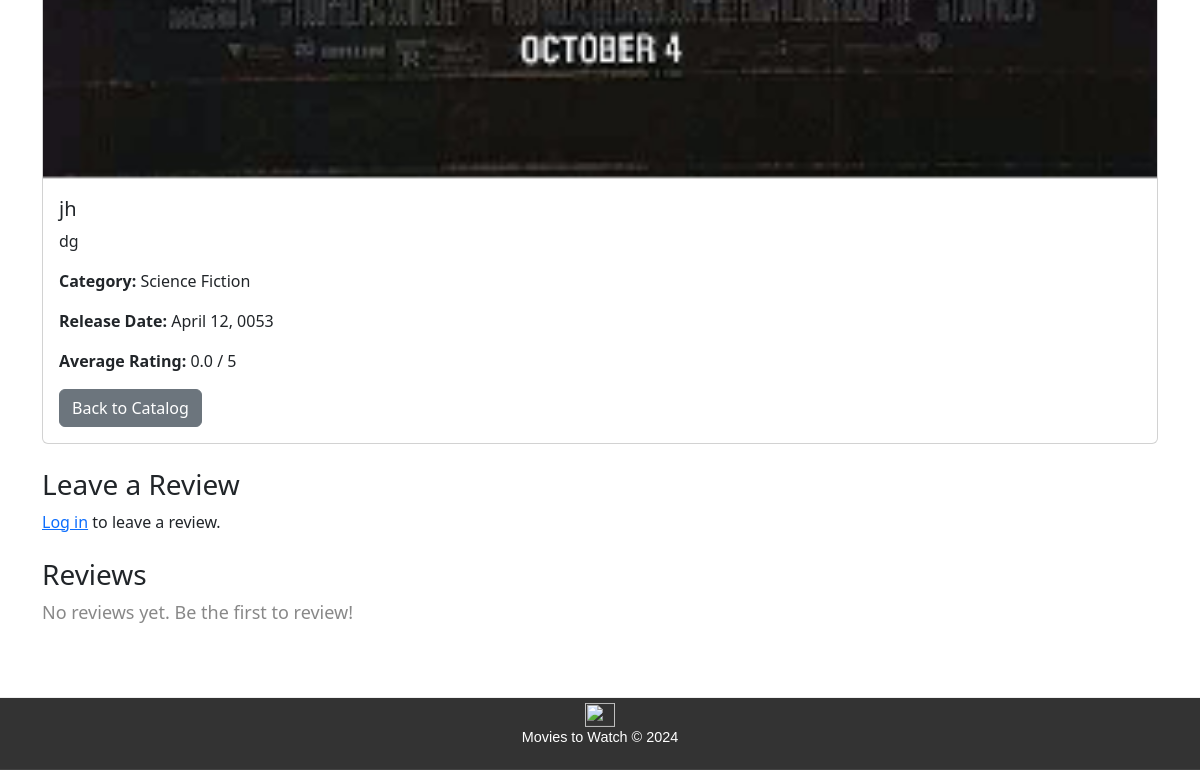
Before: /products/22/ (lower part) with the older database file.
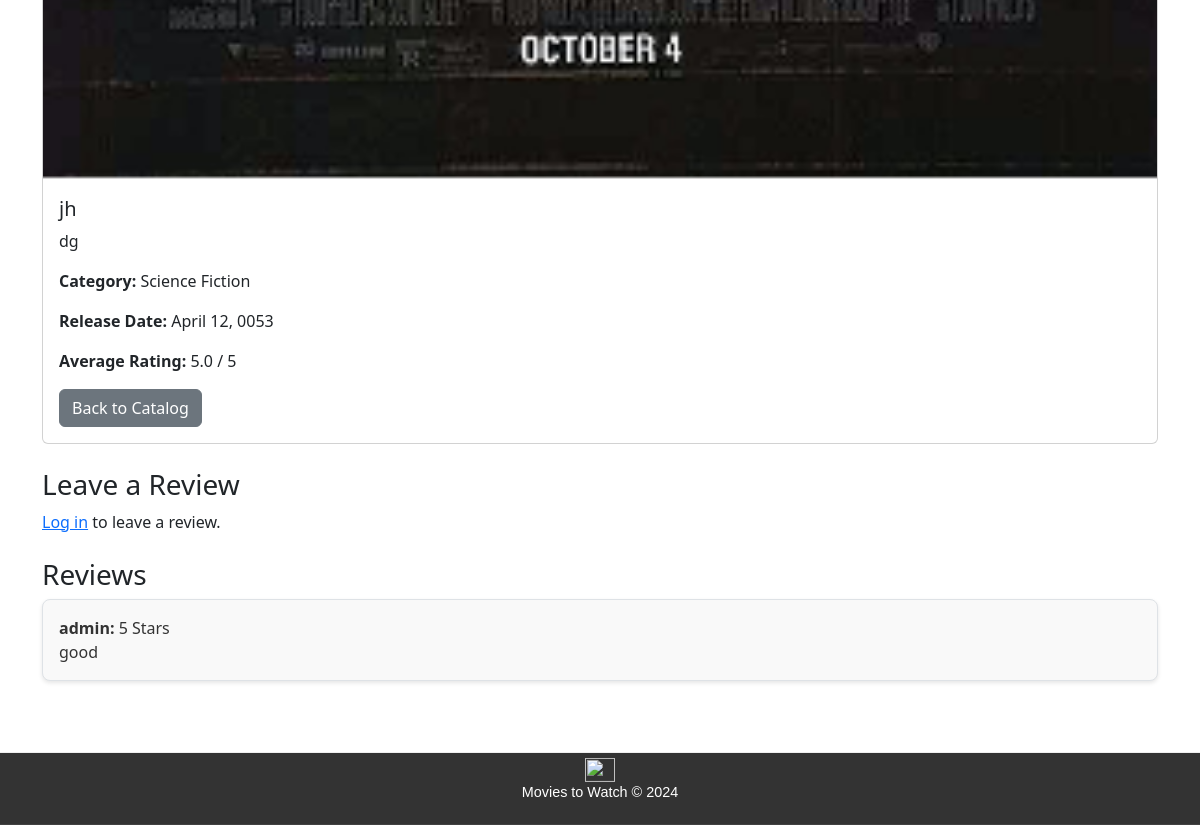
After: the same page with the newer database file.
### products/models.py (models this page shows, shortened)
class Movie(models.Model):
    CATEGORY_CHOICES = [
        ('action', 'Action'),
        ('drama', 'Drama'),
        ('sci-fi', 'Science Fiction'),
        ('comedy', 'Comedy'),
        ('thriller', 'Thriller'),
    ]
    title = models.CharField(max_length=255)
    description = models.TextField()
    release_date = models.DateField()
    image = models.ImageField(upload_to='media/', blank=True, null=True)
    category = models.CharField(max_length=50, choices=CATEGORY_CHOICES, default='action')
    def average_rating(self):
        reviews = self.reviews.all()
        if reviews.exists():
            return sum(review.rating for review in reviews) / reviews.count()
        return 0

class Review(models.Model):
    movie = models.ForeignKey(Movie, related_name='reviews', on_delete=models.CASCADE)
    user = models.ForeignKey(User, on_delete=models.CASCADE)
    rating = models.IntegerField(choices=[(i, i) for i in range(1, 6)])  # 1 to 5 stars
    comment = models.TextField(blank=True)

### products/views.py (the view)
# urls.py: path('products/<int:product_id>/', views.product, name='product'),
def product(request, product_id):
    movie = get_object_or_404(Movie, id=product_id)
    reviews = Review.objects.filter(movie=movie)
    user_review = None
    if request.user.is_authenticated:
        user_review = reviews.filter(user=request.user).first()
        if request.method == 'POST':
            form = ReviewForm(request.POST)
            if form.is_valid():
                review = form.save(commit=False)
                review.movie = movie
                review.user = request.user
                review.save()
                return redirect('products:product', product_id=movie.id)
        else:
            form = ReviewForm()
    else:
        form = None
    context = {
        'movie': movie,
        'reviews': reviews,
        'user_review': user_review,
        'form': form,
    }
    return render(request, 'products/product.html', context)

### products/templates/products/product.html (shortened to what this page needs)
{% load static %}
<html lang="en">
<head>
    <link rel="stylesheet" href="https://cdn.jsdelivr.net/npm/bootstrap-icons@1.3.0/font/bootstrap-icons.css">
    <link href="{% static 'DimitriadisFinalProject/css/styles.css' %}" type="text/css" rel="stylesheet">
    <link href="https://cdn.jsdelivr.net/npm/bootstrap@5.3.3/dist/css/bootstrap.min.css" rel="stylesheet">
</head>
<body>
    <div class="container my-5">
        <div class="card">
            <img src="/{{ movie.image }}" class="card-img-top" alt="{{ movie.title }}">
            <div class="card-body">
                <h5 class="card-title">{{ movie.title }}</h5>
                <p class="card-text">{{ movie.description }}</p>
                <p><strong>Category:</strong> {{ movie.get_category_display }}</p>
                <p><strong>Release Date:</strong> {{ movie.release_date }}</p>
                <p><strong>Average Rating:</strong> {{ movie.average_rating|default:0|floatformat:1 }} / 5</p>
                <a href="{% url 'products:products' %}" class="btn btn-secondary">Back to Catalog</a>
            </div>
        </div>
        <div class="my-4">
            <h3>Leave a Review</h3>
            <div class="review-form-wrapper">
                {% if user.is_authenticated %}
                    {% if user_review %}
                        <p>You have already reviewed this movie: <strong>{{ user_review.rating }} Stars</strong></p>
                        <p>{{ user_review.comment }}</p>
                    {% else %}
                        <form method="post" id="review-form">
                            {% csrf_token %}
                            <div class="form-group">
                                {{ form.as_p }}
                            </div>
                            <button type="submit" class="btn btn-primary">Submit Review</button>
                        </form>
                    {% endif %}
                {% else %}
                    <p><a href="{% url 'home:login' %}">Log in</a> to leave a review.</p>
                {% endif %}
            </div>
        </div>
        <div class="my-4" id="reviews-section">
            <h3>Reviews</h3>
            <div id="reviews-wrapper">
                {% if reviews %}
                    {% for review in reviews %}
                        <div class="border p-3 mb-3 review-card">
                            <div class="review-details">
                                <p><strong>{{ review.user.username }}:</strong> {{ review.rating }} Stars</p>
                                <p>{{ review.comment }}</p>
                            </div>
                        </div>
                    {% endfor %}
                {% else %}
                    <p id="no-reviews-message">No reviews yet. Be the first to review!</p>
                {% endif %}
            </div>
        </div>
    </div>
    <footer class="footer">
        <img src="{% static 'DimitriadisFinalProject/images/logo.png' %}" alt="Logo" width="30" height="24" class="d-inline-block align-text-top">
        <p>Movies to Watch © 2024</p>
    </footer>
</body>
</html>

### DimitriadisFinalProject/static/DimitriadisFinalProject/css/styles.css (style rules this page uses)
body, .footer { font-family: Arial, sans-serif; }
html, body { height: 100%; margin: 0; font-family: Arial, sans-serif; }
body { display: flex; flex-direction: column; }
.container { flex: 1; }
.footer { background-color: #333; color: #fff; padding: 5px 10px; text-align: center; position: sticky; bottom: 0; width: 100%; font-size: 0.9rem; }
.review-card { background-color: #f9f9f9; border-radius: 8px; box-shadow: 0 2px 4px rgba(0, 0, 0, 0.1); }
.review-details p { margin: 0; padding: 0; }
.review-card p { font-size: 16px; color: #333; }
#reviews-section { margin-top: 30px; }

Changed rows visible on the page:
computed for Movie "jh": average_rating "0.0" → "5.0"
added Review: user.username "admin", rating "5", comment "good"
Other visible differences:
text no longer shown: "No reviews yet. Be the first to review!"
